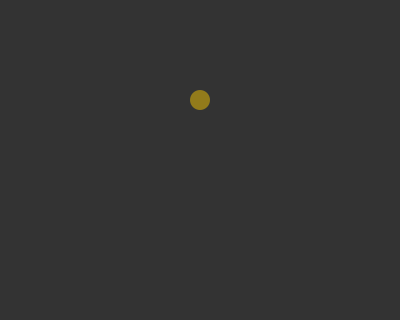
Frame 1 (no input)
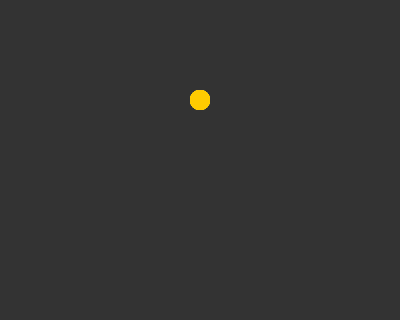
Frame 60 (the mouse pressed at the canvas centre just before this capture)
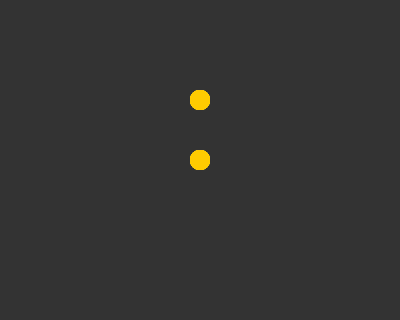
Frame 120 (the mouse held since frame 60 and released just before this capture)

The Processing sketch that drew these frames (run headless with seeded random() and noise(); from frame 60 on, the mouse is pressed at the canvas centre):

// Processing sketch: processing_4860
// ── processing_4860.pde

void setup() {
   size(400, 320);   
   noStroke();
   fill(255, 204, 0, 120);
   background(51);
}

void draw() {
  
  int x = constrain(mouseX, 200, 300);
  int y = constrain(mouseY, 100, 200);
  
  ellipse(x, y, 20, 20);


}
